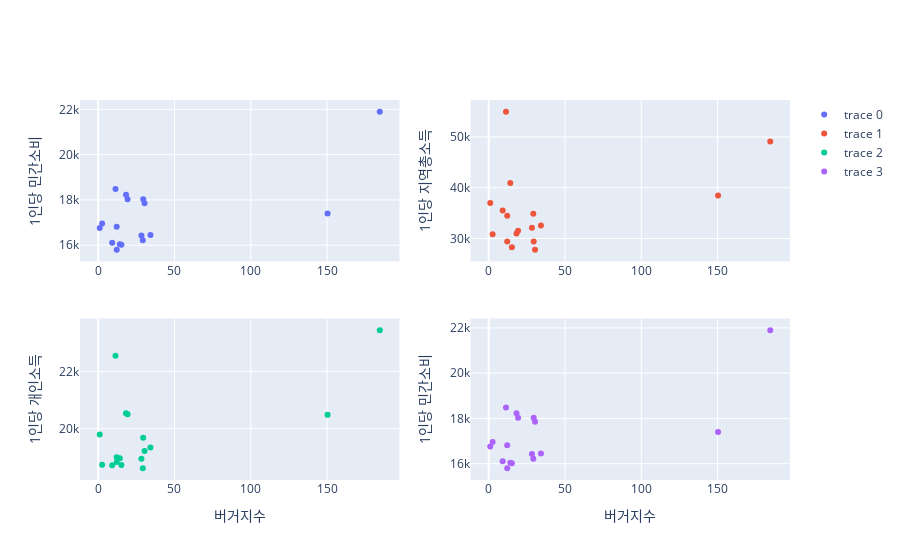

Notebook code cell kept with this figure:
### Code cell
fig = make_subplots(rows=2, cols=2)
index1 = go.Scatter(x=df_2['버거지수'], y=df_2['1인당 민간소비'],mode='markers')
index2 = go.Scatter(x=df_2['버거지수'], y=df_2['1인당 지역총소득'], mode='markers')
index3 = go.Scatter(x=df_2['버거지수'], y=df_2['1인당 개인소득'], mode='markers')
index4 = go.Scatter(x=df_2['버거지수'], y=df_2['1인당 민간소비'], mode='markers')

fig.add_trace(index1, row=1, col=1)
fig.add_trace(index2, row=1, col=2)
fig.add_trace(index3, row=2, col=1)
fig.add_trace(index4, row=2, col=2)

layout = {
    "yaxis": {"title": "1인당 민간소비"},
    "yaxis2": {"title": "1인당 지역총소득"},
    "xaxis3": {"title": "버거지수"},
    "yaxis3": {"title":"1인당 개인소득"},
    "xaxis4" : {"title":"버거지수"},
    "yaxis4": {"title": "1인당 민간소비"}
}

fig.update_layout(layout)

### Figure 1 — Plotly figure (JSON) as saved in the notebook; plotly's stock layout.template omitted (floating-point values rounded to 4 significant figures)
{"data": [{"mode": "markers", "type": "scatter", "x": [12.13, 150.3, 28.33, 29.22, 18.24, 30.38, 19.25, 29.5, 184.5, 1, 11.32, 34.24, 9.157, 15.21, 2.571, 14.15, 12.14], "xaxis": "x", "y": [16811, 17399, 16426, 16217, 18231, 17850, 18025, 18030, 21891, 16762, 18482, 16451, 16104, 16022, 16953, 16037, 15802], "yaxis": "y"}, {"mode": "markers", "type": "scatter", "x": [12.13, 150.3, 28.33, 29.22, 18.24, 30.38, 19.25, 29.5, 184.5, 1, 11.32, 34.24, 9.157, 15.21, 2.571, 14.15, 12.14], "xaxis": "x2", "y": [29392, 38466, 32140, 34873, 30964, 27798, 31548, 29388, 49121, 36983, 54969, 32571, 35532, 28260, 30834, 40953, 34484], "yaxis": "y2"}, {"mode": "markers", "type": "scatter", "x": [12.13, 150.3, 28.33, 29.22, 18.24, 30.38, 19.25, 29.5, 184.5, 1, 11.32, 34.24, 9.157, 15.21, 2.571, 14.15, 12.14], "xaxis": "x3", "y": [18997, 20482, 18939, 18611, 20532, 19210, 20498, 19680, 23440, 19789, 22550, 19332, 18711, 18725, 18734, 18955, 18823], "yaxis": "y3"}, {"mode": "markers", "type": "scatter", "x": [12.13, 150.3, 28.33, 29.22, 18.24, 30.38, 19.25, 29.5, 184.5, 1, 11.32, 34.24, 9.157, 15.21, 2.571, 14.15, 12.14], "xaxis": "x4", "y": [16811, 17399, 16426, 16217, 18231, 17850, 18025, 18030, 21891, 16762, 18482, 16451, 16104, 16022, 16953, 16037, 15802], "yaxis": "y4"}], "layout": {"xaxis": {"anchor": "y", "domain": [0, 0.45]}, "xaxis2": {"anchor": "y2", "domain": [0.55, 1]}, "xaxis3": {"anchor": "y3", "domain": [0, 0.45], "title": {"text": "버거지수"}}, "xaxis4": {"anchor": "y4", "domain": [0.55, 1], "title": {"text": "버거지수"}}, "yaxis": {"anchor": "x", "domain": [0.575, 1], "title": {"text": "1인당 민간소비"}}, "yaxis2": {"anchor": "x2", "domain": [0.575, 1], "title": {"text": "1인당 지역총소득"}}, "yaxis3": {"anchor": "x3", "domain": [0, 0.425], "title": {"text": "1인당 개인소득"}}, "yaxis4": {"anchor": "x4", "domain": [0, 0.425], "title": {"text": "1인당 민간소비"}}}}
